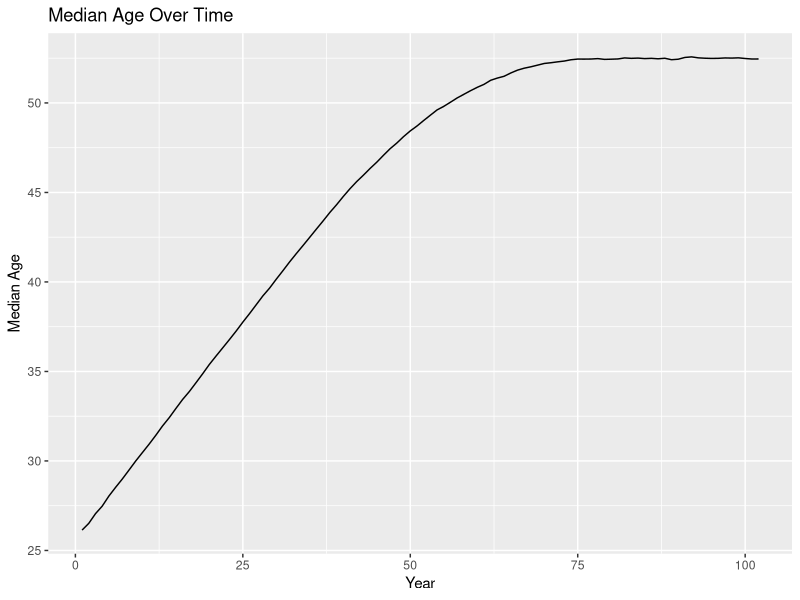
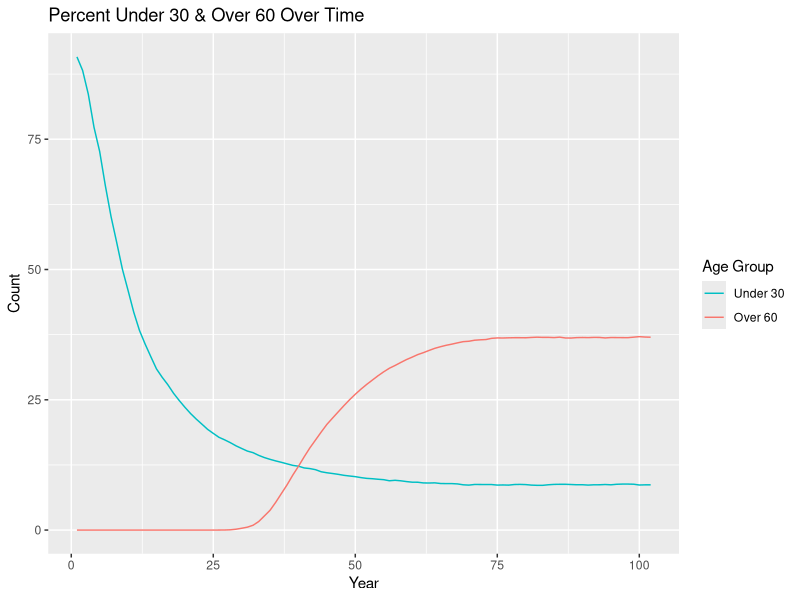
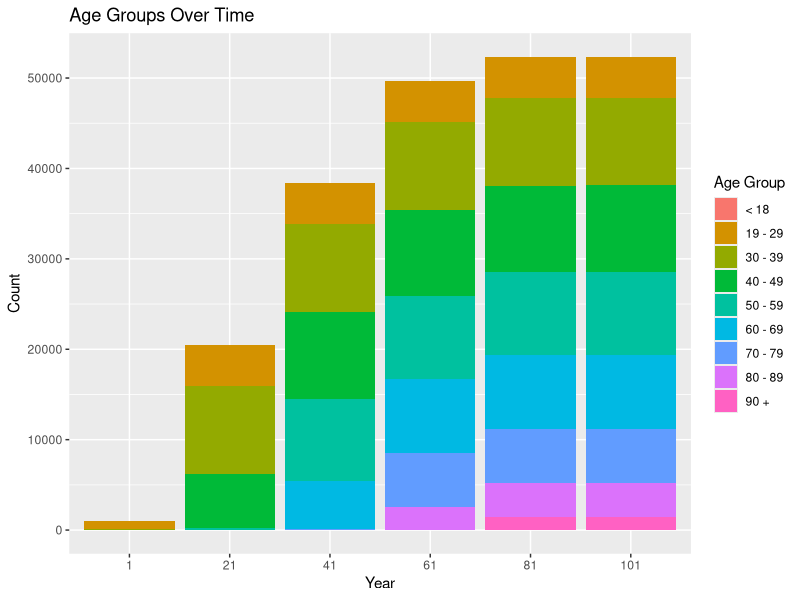
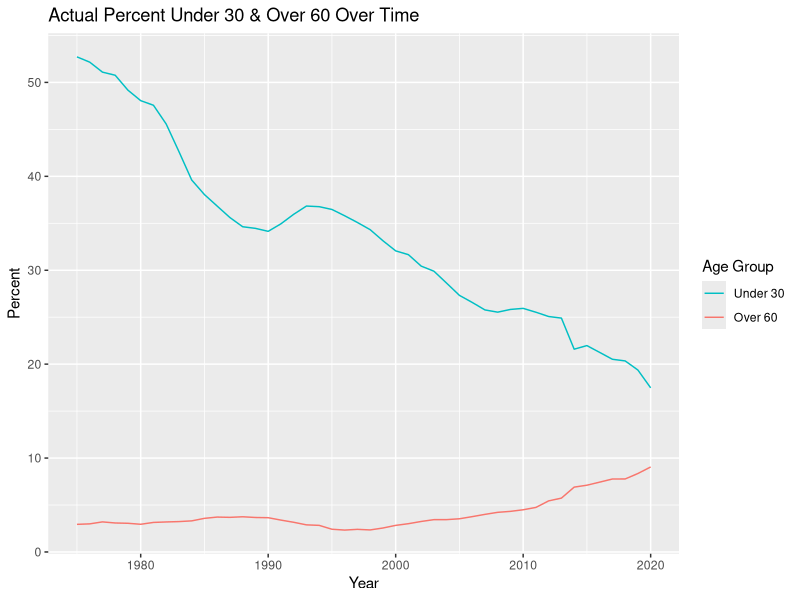
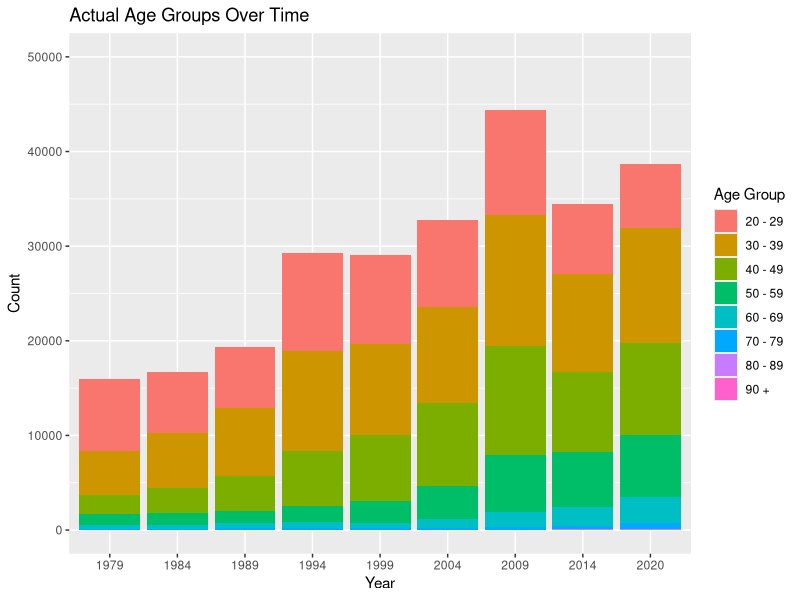
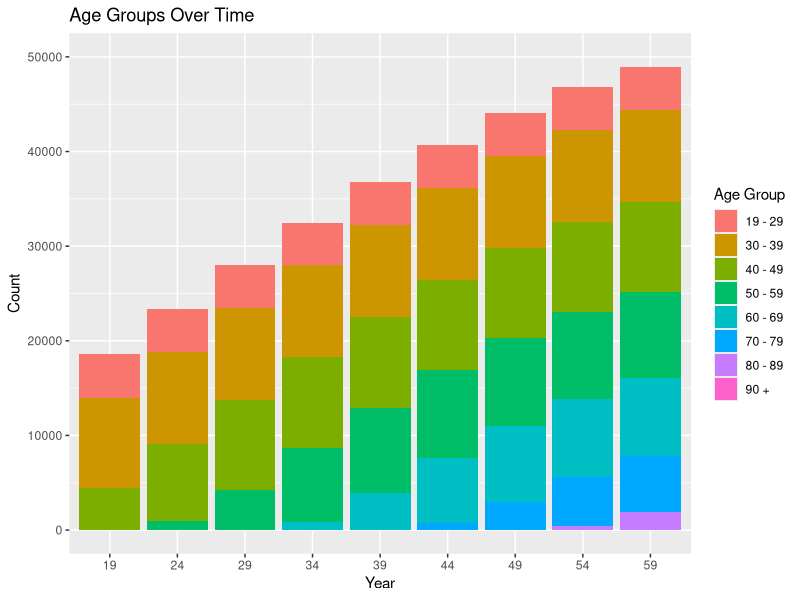
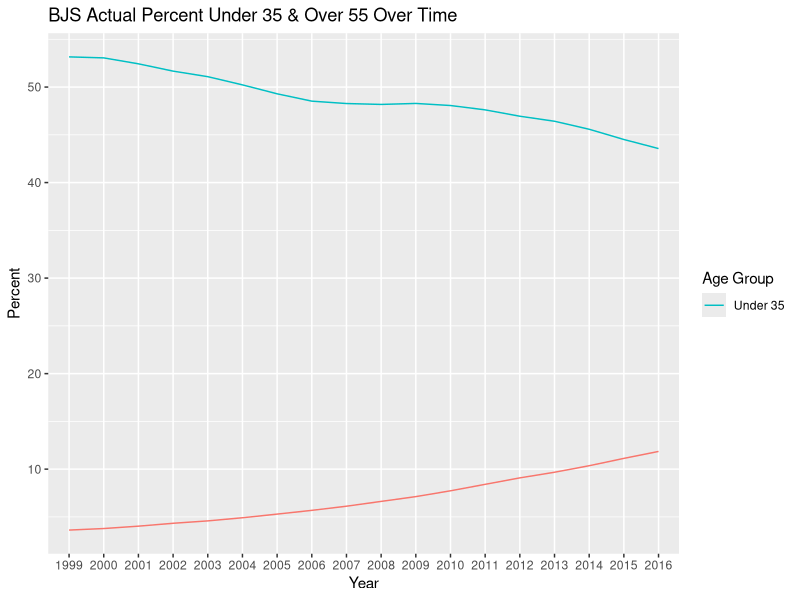
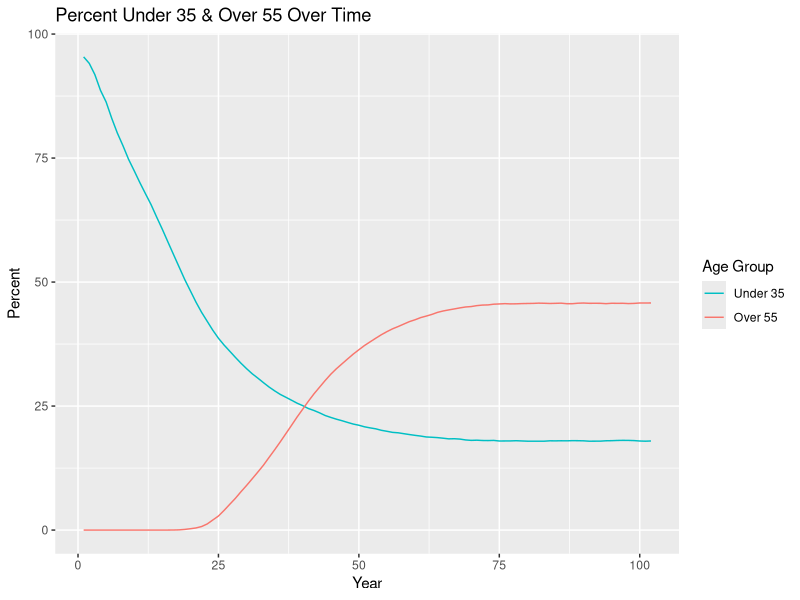

These charts were generated, in order, by the following R code:
## ---- chunk 1
knitr::opts_chunk$set(echo = TRUE)
## ---- chunk 2
library(tidyverse)
## ---- chunk 3
set.seed(12345)
## ---- chunk 4
population <- 
  rnorm(n = 1000, mean = 26, sd = 3) %>% 
  enframe() %>% 
  select(value) %>% 
  rename(original_age = value) %>% 
  mutate(current_age = original_age, years_incarcerated = 0)

overall <-
  tibble(year = 1, total_population = nrow(population), 
         median_age = median(population$current_age)) %>% 
  mutate("< 18" = pull(count(filter(population, current_age < 19))),
         "19 - 29" = pull(count(filter(population, current_age >= 19 & current_age < 30))),
         "30 - 39" = pull(count(filter(population, current_age >= 30 & current_age < 40))),
         "40 - 49" = pull(count(filter(population, current_age >= 40 & current_age < 50))),
         "50 - 59" = pull(count(filter(population, current_age >= 50 & current_age < 60))),
         "60 - 69" = pull(count(filter(population, current_age >= 60 & current_age < 70))),
         "70 - 79" = pull(count(filter(population, current_age >= 70 & current_age < 80))),
         "80 - 89" = pull(count(filter(population, current_age >= 80 & current_age < 90))),
         "90 +" = pull(count(filter(population, current_age >= 90))))
## ---- chunk 5
one_year_population <- function(data) {
  # age & years incarcerated increases by 1
  data$current_age <- data$current_age + 1
  data$years_incarcerated <- data$years_incarcerated + 1
  
  # creates age group cohorts & randomly removes fraction based on cohort
  less_than_18 <- filter(data, current_age < 19)
  less_than_18 <- sample_frac(less_than_18, (1 - 0.0055))
  
  `19_to_29` <- filter(data, current_age >= 19 & current_age < 30)
  `19_to_29` <- sample_frac(`19_to_29`, (1 - 0.0022))
  
  `30_to_39` <- filter(data, current_age >= 30 & current_age < 40)
  `30_to_39` <- sample_frac(`30_to_39`, (1 - 0.0023))
  
  `40_to_49` <- filter(data, current_age >= 40 & current_age < 50)
  `40_to_49` <- sample_frac(`40_to_49`, (1 - 0.0025))
  
  `50_to_59` <- filter(data, current_age >= 50 & current_age < 60)
  `50_to_59` <- sample_frac(`50_to_59`, (1 - 0.0060))
  
  `60_to_69` <- filter(data, current_age >= 60 & current_age < 70)
  `60_to_69` <- sample_frac(`60_to_69`, (1 - 0.0162))
  
  `70_to_79` <- filter(data, current_age >= 70 & current_age < 80)
  `70_to_79` <- sample_frac(`70_to_79`, (1 - 0.0424))
  
  `80_to_89` <- filter(data, current_age >= 80 & current_age < 90)
  `80_to_89` <- sample_frac(`80_to_89`, (1 - 0.0519))
  
  over_90 <- filter(data, current_age >= 90)
  over_90 <- sample_frac(over_90, (1 - 0.1250))
  
  data <- do.call("rbind", list(less_than_18, `19_to_29`, `30_to_39`, `40_to_49`, `50_to_59`, 
                                `60_to_69`,`70_to_79`, `80_to_89`, over_90))
  
  # adds 1000 more
  incoming <- 
    rnorm(n = 1000, mean = 26, sd = 3) %>% 
    enframe() %>% 
    select(value) %>% 
    rename(original_age = value) %>% 
    mutate(current_age = original_age, years_incarcerated = 0)
  data <- rbind(data, incoming)
  
  # removes any observations with age greater than 100
  data <- data %>% 
    filter(current_age < 100)
}

one_year_overall <- function(data, p) {
    incoming <-
      tibble(year = last(data$year) + 1, total_population = nrow(p),
             median_age = median(p$current_age)) %>% 
        mutate("< 18" = pull(count(filter(p, current_age < 19))),
               "19 - 29" = pull(count(filter(p, current_age >= 19 & current_age < 30))),
               "30 - 39" = pull(count(filter(p, current_age >= 30 & current_age < 40))),
               "40 - 49" = pull(count(filter(p, current_age >= 40 & current_age < 50))),
               "50 - 59" = pull(count(filter(p, current_age >= 50 & current_age < 60))),
               "60 - 69" = pull(count(filter(p, current_age >= 60 & current_age < 70))),
               "70 - 79" = pull(count(filter(p, current_age >= 70 & current_age < 80))),
               "80 - 89" = pull(count(filter(p, current_age >= 80 & current_age < 90))),
               "90 +" = pull(count(filter(p, current_age >= 90))))
    data <- rbind(data, incoming)
}
## ---- chunk 6
population <- one_year_population(population)
overall <- one_year_overall(overall, population)

# extend 100 years until stable
test_population <- population
test_overall <- overall
for (i in 1:100) {
  test_population <- one_year_population(test_population)
  test_overall <- one_year_overall(test_overall, test_population)
}
## ---- chunk 7
ggplot(data = test_overall, mapping = aes(x = year, y = median_age)) +
  geom_line() +
  labs(title = "Median Age Over Time", x = "Year", y = "Median Age")

test_overall %>% 
  mutate(under_30 = (`19 - 29` + `< 18`) / total_population * 100, 
         over_60 = (`60 - 69` + `70 - 79` + `80 - 89` + `90 +`) / total_population * 100) %>% 
  select(year, under_30, over_60) %>% 
  ggplot(data = ., mapping = aes(x = year, group = 1)) +
  geom_line(mapping = aes(y = under_30, color = "under_30")) +
  geom_line(mapping = aes(y = over_60, color = "over_60")) +
  labs(title = "Percent Under 30 & Over 60 Over Time", x = "Year", y = "Count") +
  scale_color_discrete(name = "Age Group",
                       breaks = c("under_30", "over_60"), labels = c("Under 30", "Over 60"))

test_overall_long <- test_overall %>% 
  select(year, `< 18`:`90 +`) %>% 
  mutate(year = as.character(year)) %>% 
  pivot_longer(-year, names_to = "age_group", values_to = "count")

ggplot(data = test_overall_long, mapping = aes(x = year, y = count, fill = age_group)) +
  geom_bar(position = "stack", stat = "identity") +
  labs(title = "Age Groups Over Time", x = "Year", y = "Count") +
  scale_x_discrete(limits = c("1", "21", "41", "61", "81", "101")) +
  scale_fill_discrete(name = "Age Group",
                      breaks = c("< 18", "19 - 29", "30 - 39", "40 - 49", "50 - 59", "60 - 69",
                                 "70 - 79", "80 - 89", "90 +"))
## ---- chunk 8
bar_race <- test_overall %>% 
  select(year, `< 18`:`90 +`) %>% 
  mutate(year = as.character(year)) %>% 
  pivot_longer(-year, names_to = "age_group", values_to = "count") %>% 
  pivot_wider(names_from = "year", values_from = "count")
## ---- chunk 9
actual <- read.csv("populations.csv")
actual %>% 
  mutate(Under30 = (AgeUnder20 + Age20to29) / PrisonPopulation * 100, 
         Over60 = (Age60to69 + Age70to79 + Age80to89 + Age90over) / PrisonPopulation * 100) %>% 
  select(year, PrisonPopulation, Under30, Over60) %>% 
  ggplot(data = ., mapping = aes(x = year, group = 1)) +
  geom_line(mapping = aes(y = Under30, color = "Under30")) +
  geom_line(mapping = aes(y = Over60, color = "Over60")) +
  labs(title = "Actual Percent Under 30 & Over 60 Over Time", x = "Year", y = "Percent") +
  scale_color_discrete(name = "Age Group",
                       breaks = c("Under30", "Over60"), labels = c("Under 30", "Over 60"))

actual_long <- actual %>% 
  select(year, AgeUnder20:Age90over) %>% 
  mutate(year = as.character(year)) %>% 
  pivot_longer(-year, names_to = "age_group", values_to = "count")

actual_long %>% 
  filter(age_group != "AgeUnder20") %>% 
  ggplot(data = ., mapping = aes(x = year, y = count, fill = age_group)) +
  geom_col() +
  labs(title = "Actual Age Groups Over Time", x = "Year", y = "Count") +
  scale_x_discrete(limits = c("1979", "1984", "1989", "1994", "1999", "2004", "2009", "2014", 
                              "2020")) +
  expand_limits(y = c(0, 50000)) +
  scale_fill_discrete(name = "Age Group",
                      breaks = c("Age20to29", "Age30to39", "Age40to49", "Age50to59", 
                                 "Age60to69", "Age70to79", "Age80to89", "Age90over"),
                      labels = c("20 - 29", "30 - 39", "40 - 49", "50 - 59", "60 - 69",
                                 "70 - 79", "80 - 89", "90 +"))

test_overall_long %>% 
  filter(age_group != "< 18") %>% 
  ggplot(data = ., mapping = aes(x = year, y = count, fill = age_group)) +
  geom_col() +
  labs(title = "Age Groups Over Time", x = "Year", y = "Count") +
  scale_x_discrete(limits = c("19", "24", "29", "34", "39", "44", "49", "54", "59")) +
  expand_limits(y = c(0, 50000)) +
  scale_fill_discrete(name = "Age Group",
                      breaks = c("19 - 29", "30 - 39", "40 - 49", "50 - 59", "60 - 69",
                                 "70 - 79", "80 - 89", "90 +"))
## ---- chunk 10
national <- read.csv("bjs.csv")
national_wide <- national %>% 
  select(RPTYEAR, AGEYREND, n) %>% 
  mutate(RPTYEAR = as.character(RPTYEAR)) %>% 
  pivot_wider(names_from = "AGEYREND", values_from = "n") %>% 
  mutate(total_population = `(1) 18-24 years` + `(2) 25-34 years` + `(3) 35-44 years` + 
           `(4) 45-54 years` + `(5) 55+ years`)

national_wide %>% 
  mutate(under_35 = (`(1) 18-24 years` + `(2) 25-34 years`) / total_population * 100, 
         over_55 = `(5) 55+ years` / total_population * 100) %>% 
  select(RPTYEAR, under_35, over_55) %>% 
  ggplot(data = ., mapping = aes(x = RPTYEAR, group = 1)) +
  geom_line(mapping = aes(y = under_35, color = "under_35")) +
  geom_line(mapping = aes(y = over_55, color = "over_55")) + 
  labs(title = "BJS Actual Percent Under 35 & Over 55 Over Time", x = "Year", y = "Percent") +
  scale_color_discrete(name = "Age Group", 
                       breaks = c("under_35", "over_60"), labels = c("Under 35", "Over 55"))

test_overall %>% 
  mutate(under_35 = (`30 - 39` / 2 + `19 - 29` + `< 18`) / total_population * 100,
         over_55 = (`50 - 59` / 2 + `60 - 69` + `70 - 79` + `80 - 89` + `90 +`) / 
           total_population * 100) %>% 
  select(year, under_35, over_55) %>% 
  ggplot(data = ., mapping = aes(x = year, group = 1)) +
  geom_line(mapping = aes(y = under_35, color = "under_35")) +
  geom_line(mapping = aes(y = over_55, color = "over_55")) +
  labs(title = "Percent Under 35 & Over 55 Over Time", x = "Year", y = "Percent") +
  scale_color_discrete(name = "Age Group",
                       breaks = c("under_35", "over_55"), labels = c("Under 35", "Over 55"))

ggplot(data = national, mapping = aes(x = RPTYEAR, y = COUNT_THSNDS, fill = AGEYREND)) +
  geom_col() +
  labs(title = "BJS Actual Age Groups Over Time", x = "Year", y = "Count (in thousands)")

ggplot(data = national, mapping = aes(x = RPTYEAR, y = PERCENT, fill = AGEYREND)) +
  geom_bar(stat = "identity") +
  labs(title = "BJS Actual Age Groups Over Time", x = "Year", y = "Percent")
## ---- chunk 11
test_population_e <- test_population
test_overall_e <- test_overall
for (i in 1:100) {
  test_population_e <- one_year_population(test_population_e)
  test_overall_e <- one_year_overall(test_overall_e, test_population_e)
}
## ---- chunk 12
ggplot(data = test_overall_e, mapping = aes(x = year, y = median_age)) +
  geom_line() +
  labs(title = "Median Age Over Time", x = "Year", y = "Median Age")

test_overall_e %>% 
  mutate(under_30 = (`19 - 29` + `< 18`) / total_population * 100, 
         over_60 = (`60 - 69` + `70 - 79` + `80 - 89` + `90 +`) / total_population * 100) %>% 
  select(year, under_30, over_60) %>% 
  ggplot(data = ., mapping = aes(x = year, group = 1)) +
  geom_line(mapping = aes(y = under_30, color = "under_30")) +
  geom_line(mapping = aes(y = over_60, color = "over_60")) +
  labs(title = "Percent Under 30 & Over 60 Over Time", x = "Year", y = "Count") +
  scale_color_discrete(name = "Age Group",
                       breaks = c("under_30", "over_60"), labels = c("Under 30", "Over 60"))

test_overall_e_long <- test_overall_e %>% 
  select(year, `< 18`:`90 +`) %>% 
  mutate(year = as.character(year)) %>% 
  pivot_longer(-year, names_to = "age_group", values_to = "count") %>% 
  filter(year == "1" | year == "21" | year == "41" | year == "61" | year == "81" | 
           year == "101" | year == "121" | year == "141" | year == "161" | year == "181" |
           year == "201")

ggplot(data = test_overall_e_long, mapping = aes(x = year, y = count, fill = age_group)) +
  geom_bar(position = "stack", stat = "identity") +
  labs(title = "Age Groups Over Time", x = "Year", y = "Count") +
  scale_x_discrete(limits = c("1", "21", "41", "61", "81", "101", "121", "141", "161", "181", 
                              "201")) +
  scale_fill_discrete(name = "Age Group",
                      breaks = c("< 18", "19 - 29", "30 - 39", "40 - 49", "50 - 59", "60 - 69",
                                 "70 - 79", "80 - 89", "90 +"))

bar_race_e <- test_overall_e %>% 
  select(year, `< 18`:`90 +`) %>% 
  mutate(year = as.character(year)) %>% 
  pivot_longer(-year, names_to = "age_group", values_to = "count") %>% 
  pivot_wider(names_from = "year", values_from = "count")
## ---- chunk 13
one_year_parole <- function(data) {
  # age & years incarcerated increases by 1
  data$current_age <- data$current_age + 1
  data$years_incarcerated <- data$years_incarcerated + 1
  
  # creates age group cohorts & randomly removes fraction based on cohort
  less_than_18 <- filter(data, current_age < 19)
  less_than_18 <- sample_frac(less_than_18, (1 - 0.0055))
  
  `19_to_29` <- filter(data, current_age >= 19 & current_age < 30)
  `19_to_29` <- sample_frac(`19_to_29`, (1 - 0.0022))
  
  `30_to_39` <- filter(data, current_age >= 30 & current_age < 40)
  `30_to_39` <- sample_frac(`30_to_39`, (1 - 0.0023))
  
  `40_to_49` <- filter(data, current_age >= 40 & current_age < 50)
  `40_to_49` <- sample_frac(`40_to_49`, (1 - 0.0025))
  
  `50_to_59` <- filter(data, current_age >= 50 & current_age < 60)
  `50_to_59` <- sample_frac(`50_to_59`, (1 - 0.0060))
  
  `60_to_69` <- filter(data, current_age >= 60 & current_age < 70)
  `60_to_69` <- sample_frac(`60_to_69`, (1 - 0.0162))
  
  `70_to_79` <- filter(data, current_age >= 70 & current_age < 80)
  `70_to_79` <- sample_frac(`70_to_79`, (1 - 0.0424))
  
  `80_to_89` <- filter(data, current_age >= 80 & current_age < 90)
  `80_to_89` <- sample_frac(`80_to_89`, (1 - 0.0519))
  
  over_90 <- filter(data, current_age >= 90)
  over_90 <- sample_frac(over_90, (1 - 0.1250))
  
  data <- do.call("rbind", list(less_than_18, `19_to_29`, `30_to_39`, `40_to_49`, `50_to_59`, 
                                `60_to_69`,`70_to_79`, `80_to_89`, over_90))
  
  eligible <- sample_frac(filter(data, years_incarcerated >= 20), 0.9)
  ineligible <- filter(data, years_incarcerated < 20)
  data <- rbind(eligible, ineligible)
  
  # adds 1000 more
  incoming <- 
    rnorm(n = 1000, mean = 26, sd = 3) %>% 
    enframe() %>% 
    select(value) %>% 
    rename(original_age = value) %>% 
    mutate(current_age = original_age, years_incarcerated = 0)
  data <- rbind(data, incoming)
  
  # removes any observations with age greater than 100
  data <- data %>% 
    filter(current_age < 100)
}
## ---- chunk 14
parole_population <- population
parole_overall <- overall

for (i in 1:100) {
  parole_population <- one_year_parole(parole_population)
  parole_overall <- one_year_overall(parole_overall, parole_population)
}
## ---- chunk 15
ggplot(data = parole_overall, mapping = aes(x = year, y = median_age)) +
  geom_line() +
  labs(title = "Median Age Over Time with Parole", x = "Year", y = "Median Age")

parole_overall %>% 
  mutate(under_30 = (`19 - 29` + `< 18`) / total_population * 100, 
         over_60 = (`60 - 69` + `70 - 79` + `80 - 89` + `90 +`) / total_population * 100) %>% 
  select(year, under_30, over_60) %>% 
  ggplot(data = ., mapping = aes(x = year, group = 1)) +
  geom_line(mapping = aes(y = under_30, color = "under_30")) +
  geom_line(mapping = aes(y = over_60, color = "over_60")) +
  labs(title = "Percent Under 30 & Over 60 Over Time with Parole", x = "Year", y = "Count") +
  scale_color_discrete(name = "Age Group",
                       breaks = c("under_30", "over_60"), labels = c("Under 30", "Over 60"))

parole_overall_long <- parole_overall %>% 
  select(year, `< 18`:`90 +`) %>% 
  mutate(year = as.character(year)) %>% 
  pivot_longer(-year, names_to = "age_group", values_to = "count")

ggplot(data = parole_overall_long, mapping = aes(x = year, y = count, fill = age_group)) +
  geom_bar(position = "stack", stat = "identity") +
  labs(title = "Age Groups Over Time with Parole", x = "Year", y = "Count") +
  scale_x_discrete(limits = c("1", "21", "41", "61", "81", "101")) +
  scale_fill_discrete(name = "Age Group",
                      breaks = c("< 18", "19 - 29", "30 - 39", "40 - 49", "50 - 59", "60 - 69",
                                 "70 - 79", "80 - 89", "90 +"))
